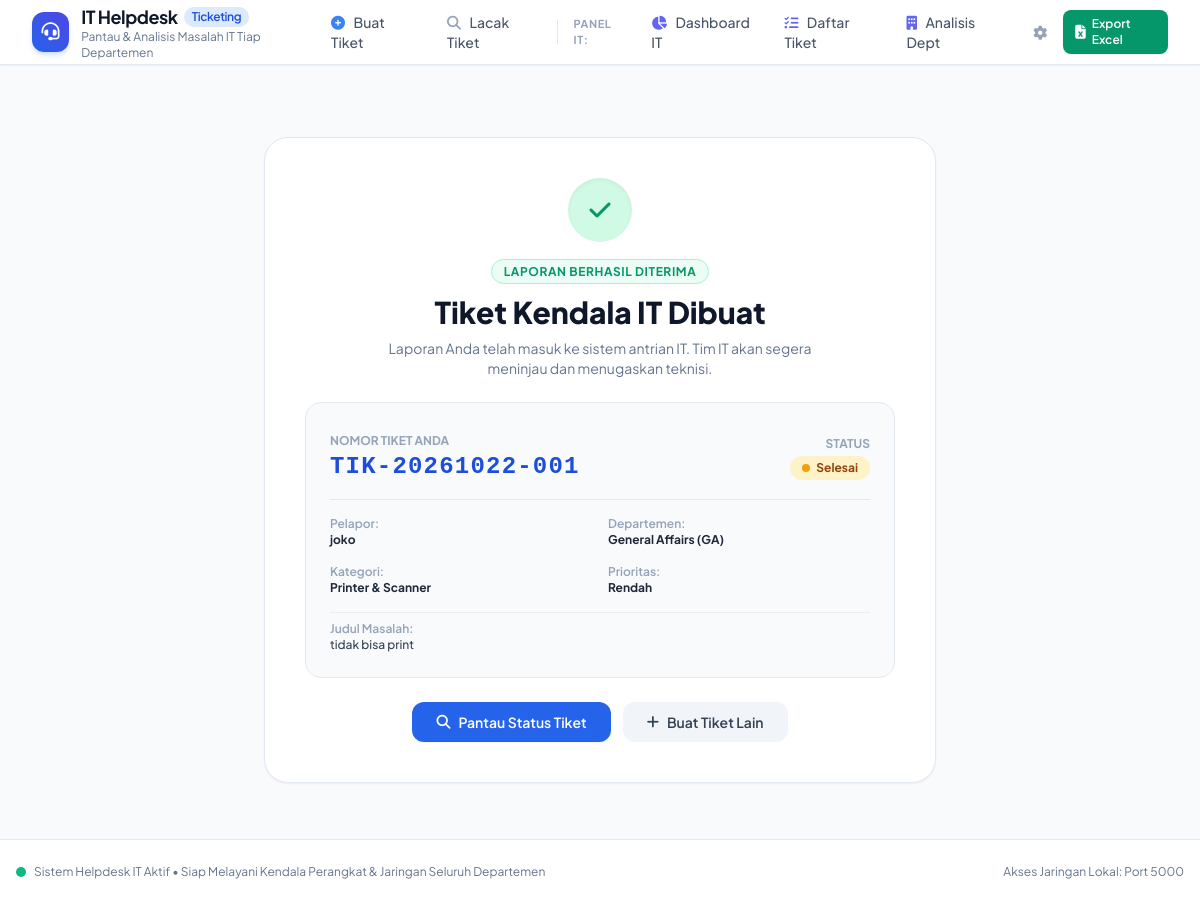
/tiket/sukses/TIK-20261022-001, run on the app's committed database.
### tables this page shows
CREATE TABLE tickets (
        id INTEGER PRIMARY KEY AUTOINCREMENT,
        ticket_number TEXT UNIQUE NOT NULL,
        reporter_name TEXT NOT NULL,
        department TEXT NOT NULL,
        location TEXT,
        contact TEXT,
        category TEXT NOT NULL,
        priority TEXT NOT NULL DEFAULT 'Normal',
        subject TEXT NOT NULL,
        description TEXT NOT NULL,
        status TEXT NOT NULL DEFAULT 'Menunggu',
        technician TEXT DEFAULT '',
        solution TEXT DEFAULT '',
        created_at DATETIME DEFAULT CURRENT_TIMESTAMP,
        updated_at DATETIME DEFAULT CURRENT_TIMESTAMP,
        resolved_at DATETIME
    );

### app.py (the view)
@app.route("/tiket/sukses/<ticket_number>")
def ticket_success(ticket_number):
    conn = get_db_connection()
    ticket = conn.execute("SELECT * FROM tickets WHERE ticket_number = ?", (ticket_number,)).fetchone()
    conn.close()
    if not ticket:
        flash("Tiket tidak ditemukan.", "warning")
        return redirect(url_for("index"))
    return render_template("ticket_success.html", ticket=ticket)

### database.py (called while the page is built)
def get_db_connection():
    conn = sqlite3.connect(DB_FILE)
    conn.row_factory = sqlite3.Row
    return conn

### templates/ticket_success.html (shortened to what this page needs)
{% extends "base.html" %}
{% block content %}
<div class="max-w-2xl mx-auto py-8">
    <div class="bg-white rounded-3xl shadow-sm border border-slate-200 overflow-hidden text-center p-8 sm:p-10">
        <div class="w-16 h-16 rounded-full bg-emerald-100 text-emerald-600 flex items-center justify-center mx-auto mb-4 text-2xl shadow-inner">
            <i class="fa-solid fa-check"></i>
        </div>
        <span class="text-xs font-bold uppercase tracking-wider text-emerald-600 bg-emerald-50 px-3 py-1 rounded-full border border-emerald-200">
            Laporan Berhasil Diterima
        </span>
        <h1 class="text-2xl sm:text-3xl font-extrabold text-slate-900 mt-3 mb-2">Tiket Kendala IT Dibuat</h1>
        <p class="text-slate-500 text-sm max-w-md mx-auto">
            Laporan Anda telah masuk ke sistem antrian IT. Tim IT akan segera meninjau dan menugaskan teknisi.
        </p>
        <div class="bg-slate-50 border border-slate-200 rounded-2xl p-6 my-6 text-left">
            <div class="flex items-center justify-between border-b border-slate-200 pb-4 mb-4">
                <div>
                    <span class="text-xs uppercase font-bold text-slate-400">Nomor Tiket Anda</span>
                    <div class="text-2xl font-black font-mono text-blue-700 tracking-wider">
                        {{ ticket.ticket_number }}
                    </div>
                </div>
                <div class="text-right">
                    <span class="text-xs uppercase font-bold text-slate-400">Status</span>
                    <div>
                        <span class="inline-flex items-center px-3 py-1 rounded-full text-xs font-bold bg-amber-100 text-amber-800">
                            <span class="w-2 h-2 rounded-full bg-amber-500 mr-1.5 animate-ping"></span>
                            {{ ticket.status }}
                        </span>
                    </div>
                </div>
            </div>
            <div class="grid grid-cols-2 gap-4 text-xs">
                <div>
                    <span class="text-slate-400 block font-semibold">Pelapor:</span>
                    <span class="font-bold text-slate-800">{{ ticket.reporter_name }}</span>
                </div>
                <div>
                    <span class="text-slate-400 block font-semibold">Departemen:</span>
                    <span class="font-bold text-slate-800">{{ ticket.department }}</span>
                </div>
                <div>
                    <span class="text-slate-400 block font-semibold">Kategori:</span>
                    <span class="font-bold text-slate-800">{{ ticket.category }}</span>
                </div>
                <div>
                    <span class="text-slate-400 block font-semibold">Prioritas:</span>
                    <span class="font-bold text-slate-800">{{ ticket.priority }}</span>
                </div>
                <div class="col-span-2 pt-2 border-t border-slate-200/60">
                    <span class="text-slate-400 block font-semibold">Judul Masalah:</span>
                    <span class="font-medium text-slate-700">{{ ticket.subject }}</span>
                </div>
            </div>
        </div>
        <div class="flex flex-col sm:flex-row items-center justify-center gap-3">
            <a href="{{ url_for('track_ticket', q=ticket.ticket_number) }}"
                class="w-full sm:w-auto px-6 py-2.5 rounded-xl bg-blue-600 hover:bg-blue-700 text-white font-semibold text-sm shadow-sm transition-all flex items-center justify-center gap-2">
                <i class="fa-solid fa-magnifying-glass"></i>
                <span>Pantau Status Tiket</span>
            </a>
            <a href="{{ url_for('index') }}"
                class="w-full sm:w-auto px-6 py-2.5 rounded-xl bg-slate-100 hover:bg-slate-200 text-slate-700 font-semibold text-sm transition-all flex items-center justify-center gap-2">
                <i class="fa-solid fa-plus"></i>
                <span>Buat Tiket Lain</span>
            </a>
        </div>
    </div>
</div>
{% endblock %}

### templates/base.html (style rules this page uses)
body { font-family: 'Plus Jakarta Sans', sans-serif; }

### data on the page
tickets: ticket_number "TIK-20261022-001", status "Selesai", reporter_name "joko", department "General Affairs (GA)", category "Printer & Scanner", priority "Rendah", subject "tidak bisa print"
